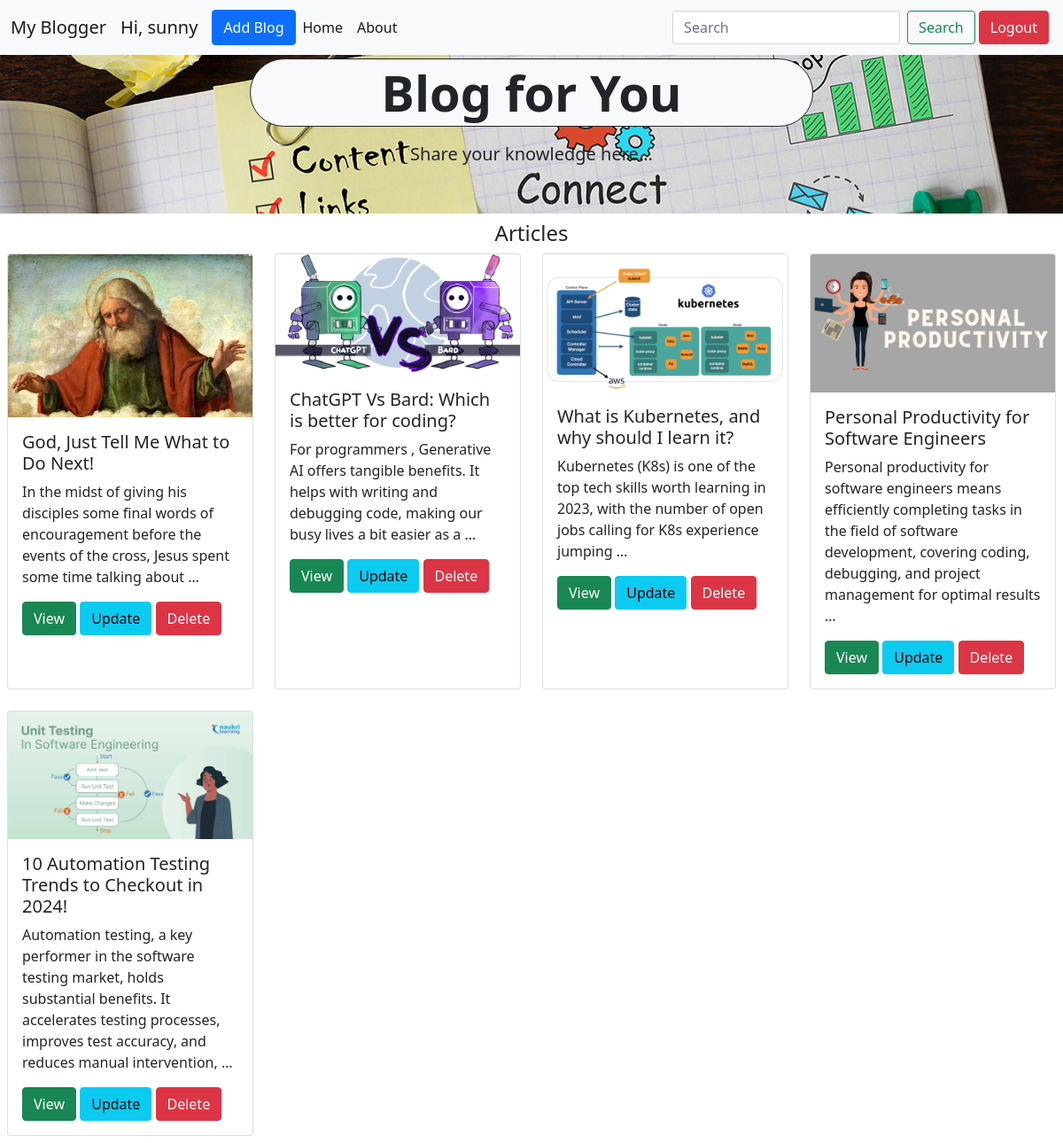
Page /blog/ (signed in) on the committed database.
### blog/models.py (models this page shows)
class BlogApp(models.Model):
    user = models.ForeignKey(User, on_delete = models.SET_NULL, null = True, blank = True)
    title = models.CharField(max_length = 150)
    description = models.TextField()
    image = models.ImageField(upload_to="blog_image/")

### blog/views.py (the view, shortened to what this page needs)
# urls.py: 2. Add a URL to urlpatterns:  path('blog/', include('blog.urls'))
@login_required(login_url="/login/")
def blog(request):
    queryset = BlogApp.objects.all()
    if request.GET.get('Search'):
        queryset = queryset.filter(title__icontains = request.GET.get('Search'))
    context = {'blogs': queryset}
    return render(request, 'index.html', context)

### blog/templates/index.html (shortened to what this page needs)
{% extends "base.html" %}
{% block base %}
<section class="bsb-hero-1 px-3 bsb-overlay bsb-hover-pull" style="background-image: url('/media/blog_image/blog-banner.jpg');">
  <div class="container">
    <div class="row justify-content-md-center p-1">
      <div class="col-12 col-md-11 col-lg-9 col-xl-7 col-xxl-6 text-center text-white">
        <h1 class="display-4 fw-bold mb-3 text-dark border border-dark bg-light rounded-pill p-1">Blog for You</h1>
        <p class="lead mb-5 text-dark">Share your knowledge here...</p>
      </div>
    </div>
  </div>
</section>
<div class="container-fluid">
  <div class="row">
    <div class="col p-2">
      <center><h4>Articles</h4></center>
      <div class="row row-cols-1 row-cols-md-4 g-4">
        {% for blog in blogs %}
        <div class="col ">
          <div class="card h-100">
            <img src="/media/{{blog.image}}" class="card-img-top" alt="...">
            <div class="card-body">
              <h5 class="card-title">{{blog.title}}</h5>
              <p class="card-text">{{blog.description|truncatewords_html:24}}</p>
              <a href="/view-blog/{{blog.id}}" class="btn btn-success">View</a>
              <a href="/update-blog/{{blog.id}}" class="btn btn-info">Update</a>
              <a href="/delete-blog/{{blog.id}}" class="btn btn-danger">Delete</a>
            </div>
          </div>
        </div>
        {% endfor %}
      </div>
    </div>
  </div>
</div>
{% endblock %}

### blog/templates/base.html (shortened to what this page needs)
<!DOCTYPE html>
<html lang="en">
<head>
    <link href="https://cdn.jsdelivr.net/npm/bootstrap@5.0.2/dist/css/bootstrap.min.css" rel="stylesheet">
</head>
<body>
    <nav class="navbar navbar-expand-lg navbar-light bg-light">
        <div class="container-fluid">
          <a class="navbar-brand mb-0 h1" href="#">My Blogger</a>
          <label for="exampleInputEmail1" class="navbar-brand mb-0 h2">Hi, {{request.user}}</label>
          <div class="collapse navbar-collapse" id="navbarSupportedContent">
            <ul class="navbar-nav me-auto mb-2 mb-lg-0">
              {% if request.user.is_authenticated %}
                <button type="button" class="btn btn-primary" data-bs-toggle="modal" data-bs-target="#exampleModal">
                  Add Blog
                </button>
              {% endif %}
              <li class="nav-item">
                <a class="nav-link active" aria-current="page" href="/blog/">Home</a>
              </li>
              <li class="nav-item">
                <a class="nav-link active" aria-current="page" href="/about-us/">About</a>
              </li>
            </ul>
            <form class="d-flex">
              <input class="form-control me-2" name="Search" type="search" placeholder="Search" aria-label="Search">
              <button class="btn btn-outline-success"  type="submit">Search</button>
            </form>
            {% if request.user.is_authenticated %}
              <a class="btn btn-danger m-1" href="/logout/" type="submit">Logout</a>
            {% else %}
              <a class="btn btn-success m-1" href="/login/" type="submit">Login</a>
            {% endif %}
          </div>
        </div>
      </nav>
    {% block base%}
    {% endblock %}
</body>
</html>

### rows in the picture
BlogApp: image (picture), title "God, Just Tell Me What to Do Next!", description "In the midst of giving his disciples some final words of encouragement before the events of the cross, Jesus spent some time talking about …"
BlogApp: image (picture), title "ChatGPT Vs Bard: Which is better for coding?", description "For programmers , Generative AI offers tangible benefits. It helps with writing and debugging code, making our busy lives a bit easier as a …"
BlogApp: image (picture), title "What is Kubernetes, and why should I learn it?", description "Kubernetes (K8s) is one of the top tech skills worth learning in 2023, with the number of open jobs calling for K8s experience jumping …"
BlogApp: image (picture), title "Personal Productivity for Software Engineers", description "Personal productivity for software engineers means efficiently completing tasks in the field of software development, covering coding, debugging, and project management for optimal results …"
BlogApp: image (picture), title "10 Automation Testing Trends to Checkout in 2024!", description "Automation testing, a key performer in the software testing market, holds substantial benefits. It accelerates testing processes, improves test accuracy, and reduces manual intervention, …"

### other values in the picture
{{ request.user }} "sunny"
